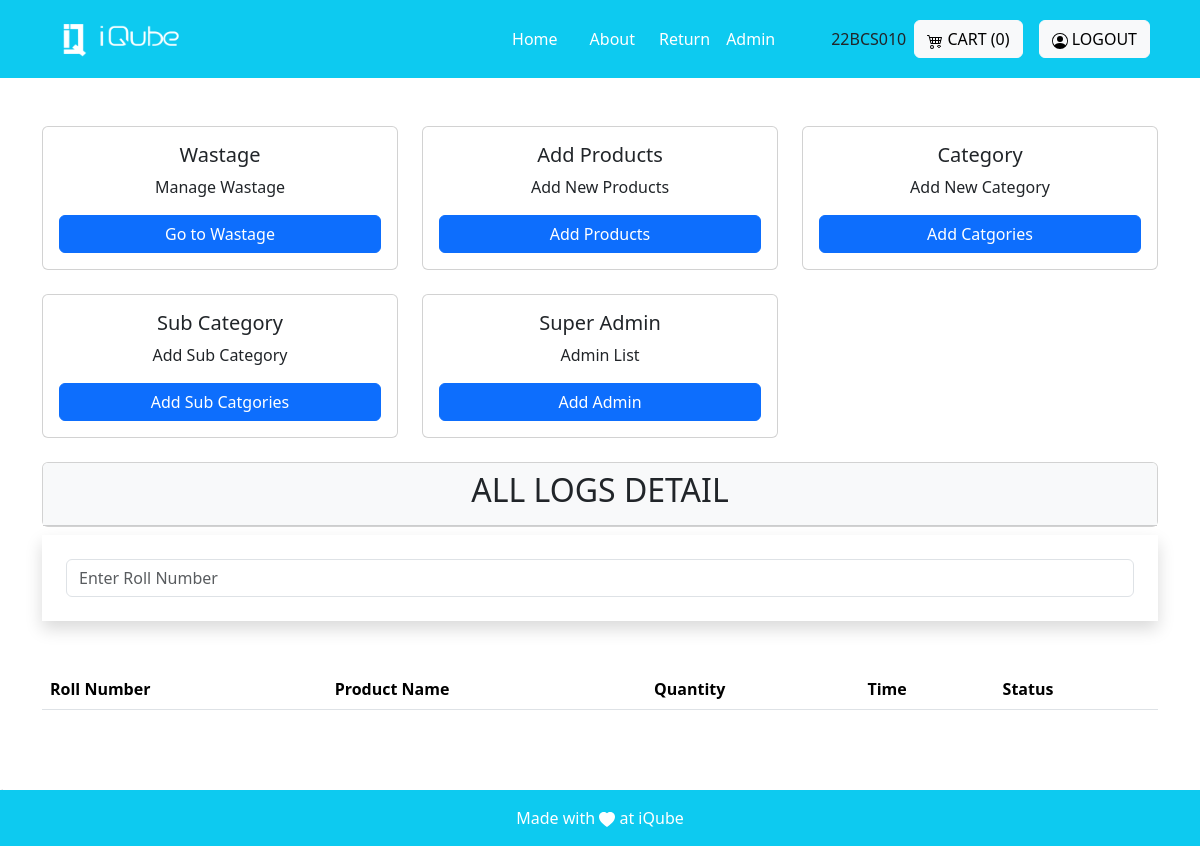
Before: /admin_views/ (signed in) with the older database file.
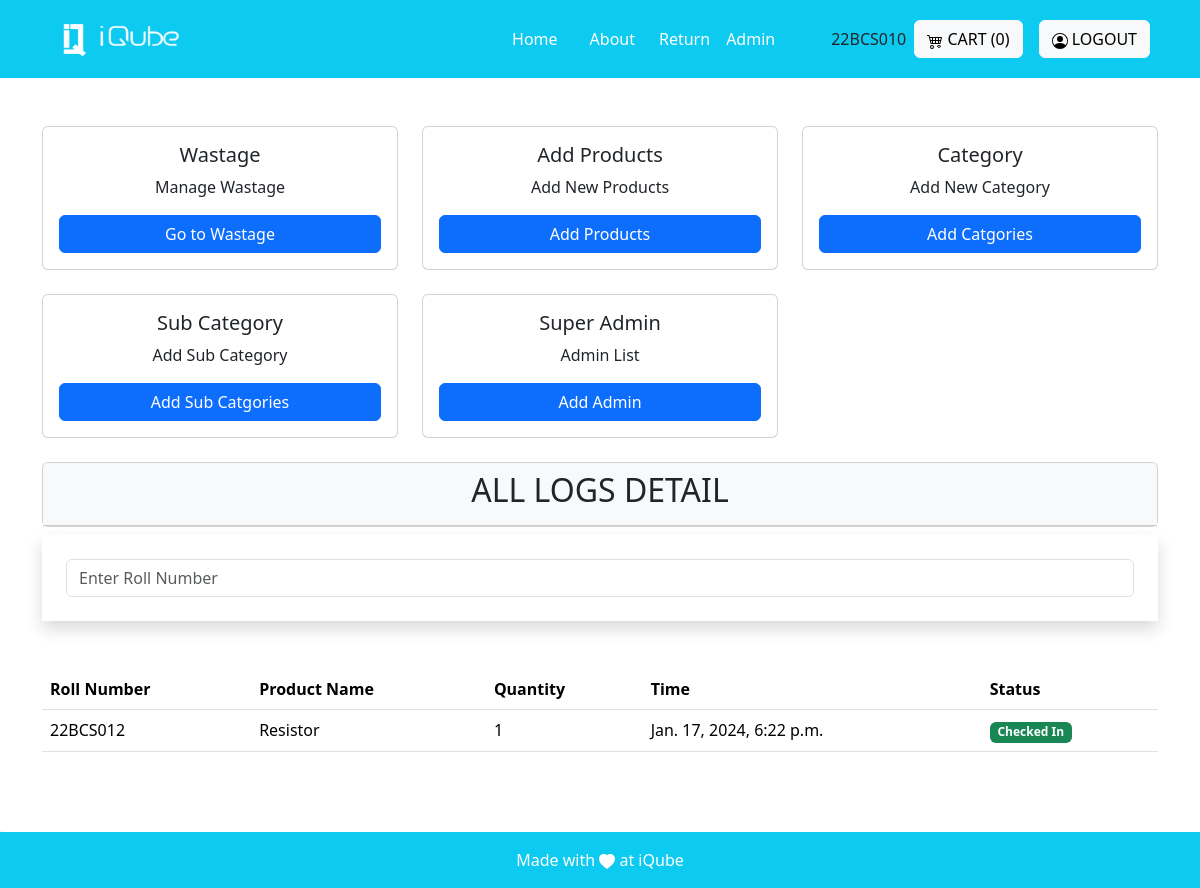
After: the same page with the newer database file.
### invention/models.py (models this page shows, shortened)
class PurchasedItem(models.Model):
    product = models.ForeignKey(Product, on_delete=models.CASCADE)
    quantity = models.PositiveIntegerField(default=0)
    user = models.ForeignKey(User, on_delete=models.CASCADE)
    date_added = models.DateTimeField()
    status = models.CharField(max_length=20, choices=[('checked_in','checked_in'),('checked_out','checked_out')])
    due_date = models.DateTimeField()

class Product(models.Model):
    name=models.CharField(max_length=255)
    decription=models.CharField(max_length=100)
    actual_count=models.PositiveIntegerField()
    available_count=models.PositiveIntegerField()
    dummy_count = models.PositiveIntegerField()
    category= models.ForeignKey('Category', on_delete=models.CASCADE)
    sub_category = models.ForeignKey('SubCategory', on_delete = models.CASCADE)
    created_at = models.DateTimeField(auto_now=True)
    image = models.ImageField(upload_to='images')
    actual_price = models.PositiveIntegerField()
    available_price = models.PositiveIntegerField()
    unit_price = models.FloatField()
    is_active = models.BooleanField(default = False)
    created_by = models.ForeignKey(User, on_delete=models.CASCADE)

### invention/decorators.py (the view)
        def wrapper_func(request, *args, **kwargs):
            group = None
            mail=AdminMail.objects.all()
            p=0
            for i in mail:
                if request.user.email==i.mail:
                    p=10
            if request.user.groups.exists():
                group = request.user.groups.all()[0].name
            if (group in allowed_roles) or (p==10):
              return view_func(request, *args, **kwargs)
            else:
                return render(request, 'core/no_permission.html')

### invention/views.py (called while the page is built)
@login_required(login_url='login')
@allowed_user(allowed_roles=['admin', 'superadmin'])
def admin_view(request):
    log = Log.objects.all()
    purchased_items = PurchasedItem.objects.all()
    checked_out = CheckedOutLog.objects.all()
    cart=Cart.objects.filter(created_by=request.user)
    count = cart.count()
    return render(request, 'adminview/admin.html', {'log':log, 'checked_out':checked_out, 'purchased_items': purchased_items,'count':count,})

### invention/templates/adminview/admin.html (shortened to what this page needs)
{% extends 'base.html' %}
{% block base %}
<div class="container mt-5">
    <div class="row row-cols-1 row-cols-md-3 g-4">
        <div class="col">
            <div class="card">
                <div class="card-body">
                    <h5 class="card-title text-center">Wastage</h5>
                    <p class="card-text text-center">Manage Wastage</p>
                    <a href="{% url 'wastage_render' %}" class="btn btn-primary d-block mx-auto">Go to Wastage</a>
                </div>
            </div>
        </div>
        <div class="col">
            <div class="card">
                <div class="card-body">
                    <h5 class="card-title text-center">Add Products</h5>
                    <p class="card-text text-center">Add New Products</p>
                    <a href="{% url 'Add_product' %}" class="btn btn-primary d-block mx-auto">Add Products</a>
                </div>
            </div>
        </div>
        <div class="col">
            <div class="card">
                <div class="card-body">
                    <h5 class="card-title text-center">Category</h5>
                    <p class="card-text text-center">Add New Category</p>
                    <a href="{% url 'Add_category' %}" class="btn btn-primary d-block mx-auto">Add Catgories</a>
                </div>
            </div>
        </div>
        <div class="col">
          <div class="card">
              <div class="card-body">
                  <h5 class="card-title text-center">Sub Category</h5>
                  <p class="card-text text-center">Add Sub Category</p>
                  <a href="{% url 'Add_subcategory' %}" class="btn btn-primary d-block mx-auto">Add Sub Catgories</a>
              </div>
          </div>
      </div>
        {% for group in request.user.groups.all %}
            {% if group.name == 'superadmin' %}
            <div class="col">
                <div class="card">
                    <div class="card-body">
                        <h5 class="card-title text-center">Super Admin</h5>
                        <p class="card-text text-center">Admin List</p>
                        <a href="{% url 'users_list' %}" class="btn btn-primary d-block mx-auto">Add Admin</a>
                    </div>
                </div>
            </div>
            {% endif %}
        {% endfor %}
    </div>
    <div class="card mt-4">
        <div class="card-header bg-light">
            <div class="col">
            <h2 class="card-title text-center">ALL LOGS DETAIL</h2>
            </div>
        </div>
    </div>
        <div class="container p-4 shadow mb-5 mt-2" id="search">
            <input type="text" id="rollNumberInput" class="form-control" placeholder="Enter Roll Number">
          </div>
        <div class="card-body">
            <div class="table-responsive">
                <table class="table table-hover">
                    <thead>
                        <tr>
                            <th>Roll Number</th>
                            <th>Product Name</th>
                            <th>Quantity</th>
                            <th>Time</th>
                            <th>Status</th>
                        </tr>
                    </thead>
                    <tbody>
                        {% for take in purchased_items reversed %}
                        <tr>
                            <td>{{take.user}}</td>
                            <td>{{take.product.name}}</td>
                            <td>{{take.quantity}}</td>
                            <td>{{take.date_added}}</td>
                            <td>
                                {% if take.status == 'checked_out' %}
                                <span class="badge bg-danger">Checked out</span>
                                {% else %}
                                <span class="badge bg-success">Checked In</span>
                                {% endif %}
                            </td>
                        </tr>
                        {% endfor %}
                    </tbody>
                </table>
            </div>
        </div>
    </div>
</div>
<div class="mb-5 mt-5">
    .
</div>
{% endblock %}

### invention/templates/base.html (shortened to what this page needs)
{% load static %}
<!DOCTYPE html>
<html lang="en">
<head>
    <link href="https://cdn.jsdelivr.net/npm/bootstrap@5.3.2/dist/css/bootstrap.min.css" rel="stylesheet"
>
</head>
<body>
    <nav class="sticky-top navbar navbar-expand-lg navbar-dark bg-info p-3">
    <div class="container">
            <a class="navbar-brand" href="#">
                <img src="{% static 'images/logo-white.png' %}" alt="Logo" height="36" width="150">
            </a>
            <div class="collapse navbar-collapse justify-content-end" id="navbarNav">
                <ul class="navbar-nav mx-5">
                    <li class="nav-item mx-2">
                        <a class="nav-link active" href="{% url 'Home'%}">Home</a>
                    </li>
                    <li class="nav-item mx-2">
                        <a class="nav-link active" href="{% url 'About' %}">About</a>
                    </li>
                    <li>
                        <a href="/return_form" class="nav-link active">Return</a>
                    </li>
                    {% for group in request.user.groups.all %}
                        {% if group.name == 'admin' or group.name == 'superadmin' %}
                    <li>
                        <a class="nav-link active" href="{% url 'admin_views' %}">Admin</a>
                    </li>
                        {% endif %}
                    {% endfor %}
                </ul>
            </div>
            {{request.user.username}}
            <div class="mt-3 mt-lg-0 mx-2">
                <a class="btn btn-light" href="{% url 'view_cart' %}">
                    CART ({{count}})
                </a>
            </div>
            {% if not user.is_authenticated %}
            <div class="mt-3 mt-lg-0 mx-2">
                <a class="btn btn-light" href="{% url "social:begin" 'azuread-tenant-oauth2' %}">
                    <svg xmlns="http://www.w3.org/2000/svg" width="16" height="16" fill="currentColor" class="bi bi-person-circle" viewBox="0 0 16 16">
                    <path d="M11 6a3 3 0 1 1-6 0 3 3 0 0 1 6 0"/>
                        <path fill-rule="evenodd" d="M0 8a8 8 0 1 1 16 0A8 8 0 0 1 0 8m8-7a7 7 0 0 0-5.468 11.37C3.242 11.226 4.805 10 8 10s4.757 1.225 5.468 2.37A7 7 0 0 0 8 1"/>
                    </svg>
                    LOGIN
                </a>
            </div>
            {% else %}
            <div class="mt-3 mt-lg-0 mx-2">
                <a class="btn btn-light" href="{% url 'logout' %}">
                    LOGOUT
                </a>
            </div>
            {% endif %}
        </div>
    </nav>
    <main>
        <div>
            {% block base %}{% endblock %}
    </main>
    <footer class="bg-light text-center text-lg-start fixed-bottom">
        <div class="text-center p-2 bg-info p-3" style=" color: white;">
            <div>Made with
                <svg xmlns="http://www.w3.org/2000/svg" width="16" height="16" fill="currentColor"
                    class="bi bi-heart-fill" viewBox="0 0 16 16">
                    <path fill-rule="evenodd"
                        d="M8 1.314C12.438-3.248 23.534 4.735 8 15-7.534 4.736 3.562-3.248 8 1.314z" />
                </svg>
               at iQube
            </div>
        </div>
    </footer>
</body>
</html>
{% load sweetify %}

Changed rows visible on the page:
added PurchasedItem: user "22BCS012", product.name "Resistor", quantity "1", date_added "Jan. 17, 2024, 6:22 p.m.", status "Checked In"
